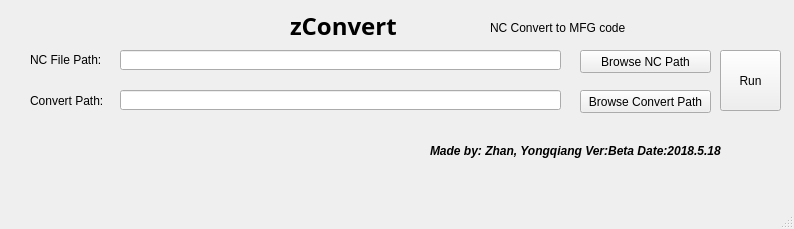
<?xml version="1.0" encoding="UTF-8"?>
<ui version="4.0">
 <class>MainWindow</class>
 <widget class="QMainWindow" name="MainWindow">
  <property name="windowModality">
   <enum>Qt::NonModal</enum>
  </property>
  <property name="enabled">
   <bool>true</bool>
  </property>
  <property name="geometry">
   <rect>
    <x>0</x>
    <y>0</y>
    <width>794</width>
    <height>229</height>
   </rect>
  </property>
  <property name="font">
   <font>
    <pointsize>9</pointsize>
   </font>
  </property>
  <property name="windowTitle">
   <string>zConvert</string>
  </property>
  <property name="autoFillBackground">
   <bool>true</bool>
  </property>
  <widget class="QWidget" name="centralwidget">
   <widget class="QLineEdit" name="lineEdit_NCPath">
    <property name="geometry">
     <rect>
      <x>120</x>
      <y>50</y>
      <width>441</width>
      <height>20</height>
     </rect>
    </property>
   </widget>
   <widget class="QLabel" name="label_NcPath">
    <property name="geometry">
     <rect>
      <x>30</x>
      <y>50</y>
      <width>81</width>
      <height>20</height>
     </rect>
    </property>
    <property name="text">
     <string>NC File Path:</string>
    </property>
   </widget>
   <widget class="QLabel" name="label_ConvertPatch">
    <property name="geometry">
     <rect>
      <x>30</x>
      <y>90</y>
      <width>81</width>
      <height>21</height>
     </rect>
    </property>
    <property name="text">
     <string>Convert Path:</string>
    </property>
   </widget>
   <widget class="QLineEdit" name="lineEdit_ConvertPath">
    <property name="geometry">
     <rect>
      <x>120</x>
      <y>90</y>
      <width>441</width>
      <height>20</height>
     </rect>
    </property>
   </widget>
   <widget class="QPushButton" name="pushButton_NCPath">
    <property name="geometry">
     <rect>
      <x>580</x>
      <y>50</y>
      <width>131</width>
      <height>23</height>
     </rect>
    </property>
    <property name="text">
     <string>Browse NC Path</string>
    </property>
   </widget>
   <widget class="QPushButton" name="pushButton_ConvertPath">
    <property name="geometry">
     <rect>
      <x>580</x>
      <y>90</y>
      <width>131</width>
      <height>23</height>
     </rect>
    </property>
    <property name="text">
     <string>Browse Convert Path</string>
    </property>
   </widget>
   <widget class="QPushButton" name="pushButton_Run">
    <property name="geometry">
     <rect>
      <x>720</x>
      <y>50</y>
      <width>61</width>
      <height>61</height>
     </rect>
    </property>
    <property name="text">
     <string>Run</string>
    </property>
   </widget>
   <widget class="QLabel" name="label_title">
    <property name="geometry">
     <rect>
      <x>290</x>
      <y>10</y>
      <width>181</width>
      <height>31</height>
     </rect>
    </property>
    <property name="font">
     <font>
      <family>Agency FB</family>
      <pointsize>18</pointsize>
      <weight>75</weight>
      <bold>true</bold>
     </font>
    </property>
    <property name="text">
     <string>zConvert</string>
    </property>
   </widget>
   <widget class="QLabel" name="label">
    <property name="geometry">
     <rect>
      <x>430</x>
      <y>140</y>
      <width>341</width>
      <height>21</height>
     </rect>
    </property>
    <property name="font">
     <font>
      <weight>75</weight>
      <italic>true</italic>
      <bold>true</bold>
     </font>
    </property>
    <property name="text">
     <string>Made by: Zhan, Yongqiang Ver:Beta Date:2018.5.18</string>
    </property>
   </widget>
   <widget class="QLabel" name="label_2">
    <property name="geometry">
     <rect>
      <x>490</x>
      <y>20</y>
      <width>181</width>
      <height>16</height>
     </rect>
    </property>
    <property name="text">
     <string>NC Convert to MFG code</string>
    </property>
   </widget>
  </widget>
  <widget class="QMenuBar" name="menubar">
   <property name="geometry">
    <rect>
     <x>0</x>
     <y>0</y>
     <width>794</width>
     <height>23</height>
    </rect>
   </property>
  </widget>
  <widget class="QStatusBar" name="statusbar"/>
 </widget>
 <resources/>
 <connections/>
</ui>
